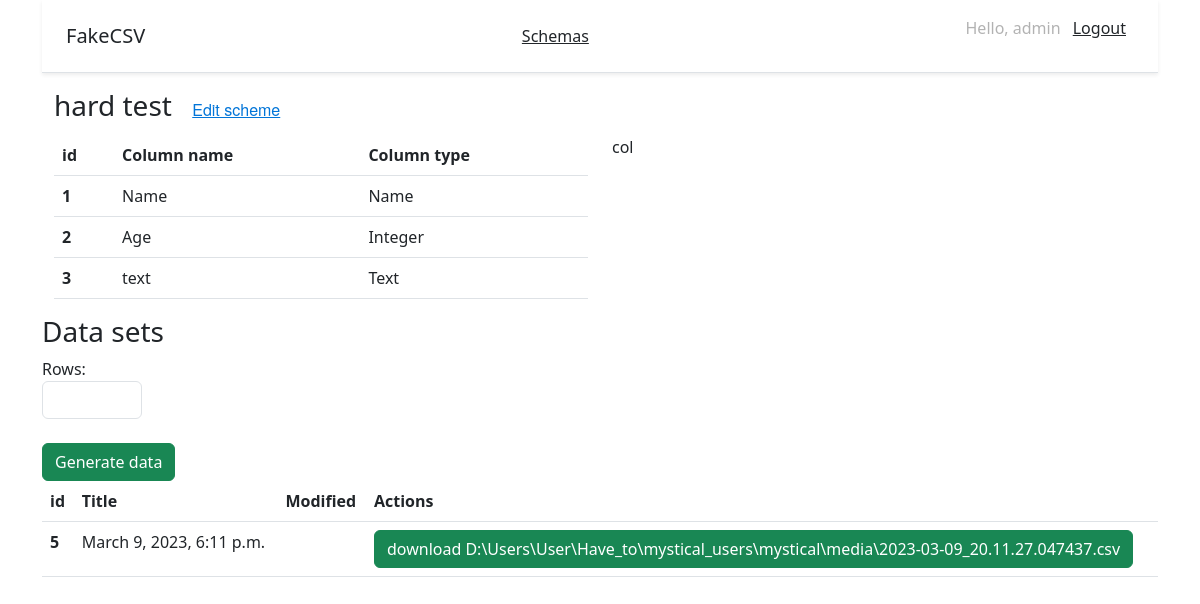
The app's page /generate_csv/2/ (signed in) with its own data.
### mystical_users/models.py (models this page shows, shortened)
class Schema(models.Model):
    title = models.CharField(max_length=100, verbose_name='Title', blank=True)
    modified = models.DateTimeField(auto_now_add=True, verbose_name='Modified')

class Column(models.Model):
    name = models.CharField(max_length=60)
    type = models.CharField(max_length=20)
    order = models.IntegerField()
    number = models.IntegerField(blank=True, null=True)
    start = models.IntegerField(blank=True, null=True)
    end = models.IntegerField(blank=True, null=True)
    schema = models.ForeignKey(Schema, on_delete=models.CASCADE, blank=True)

class File(models.Model):
    path = models.CharField(max_length=500, null=True)
    name = models.CharField(max_length=500, null=True)
    created = models.DateTimeField(auto_now_add=True, verbose_name='Created', null=True)
    file = models.FileField(null=True, upload_to='file')
    schema = models.ForeignKey(Schema, on_delete=models.CASCADE, blank=True)

### mystical_users/views.py (the view)
# urls.py: path('generate_csv/<int:schema_id>/', views.generate_csv, name='generate_csv'),
@login_required
def generate_csv(request, schema_id):
    current_columns = Column.objects.filter(schema_id=schema_id).all()
    current_schema = Schema.objects.get(pk=schema_id)
    if request.method == 'POST':
        count = int(request.POST.get('count'))
        collection = []
        for element in current_columns:
            data = []
            data.append(str(element.name))
            data.append(str(element.type))
            if str(element.type) == 'text':
                data.append(str(element.number))
            elif str(element.type) == 'Integer':
                data.append(str(element.start))
                data.append(str(element.end))
            data.append(str(element.order))
            collection.append(data)
        file_path = create_csv_file(data=collection, number=count)
        csv_name = file_path.split('\\')[-1]
        print(csv_name)
        csv = File.objects.create(path=file_path, schema=current_schema, file=file_path, name=csv_name)
        data = {'message': 'CSV data generated successfully'}
        return JsonResponse(data)
    else:
        files = File.objects.filter(schema_id=schema_id).all()
        context = {
            'files': files,
            'current_schema': current_schema,
            'current_columns': current_columns
        }
        return render(request, 'generate_csv.html', context)

### mystical_users/templates/generate_csv.html (shortened to what this page needs)
{% extends 'base.html' %}
{% block content %}
<div class="container">
  <div class="row">
    <div class="col">
        <h3>
          {{ current_schema.title }}
          <small class="text-muted"><a class="btn btn-link" href="/generate_csv/{{ current_schema.id }}" id="Edit">Edit scheme</a></small>
      </h3>
    </div>
  </div>
  <div class="row">
  <div class="col">
    <table class="table">
  <thead>
    <tr>
      <th scope="col">id</th>
      <th scope="col">Column name</th>
      <th scope="col">Column type</th>
    </tr>
  </thead>
  <tbody>
  {% for item in current_columns %}
  <tr>
     <th scope="row">{{ item.order }}</th>
     <td>{{ item.name }}</td>
     <td>{{ item.type }}</td>
  </tr>
{% endfor %}
  </tbody>
</table>
  </div>
  <div class="col">
    col
  </div>
  </div>
</div>
  <div class="row">
    <div class="col">
        <h3>Data sets</h3>
    </div>
    <div class="col">
    </div>
    <div class="col">
    </div>
    <div class="col">
    </div>
  <form id="myForm" method="post" enctype="multipart/form-data">
    <div class="col">
      Rows:
       <input type="number" class="form-control" value="start" name="count" style="width: 100px;" required>
    </div>
    <div class="col">
      <br>
      <button class="btn btn-success" type="submit">Generate data</button>
    </div>
  </form>
  </div>
<table class="table">
  <thead>
    <tr>
      <th scope="col">id</th>
      <th scope="col">Title</th>
      <th scope="col">Modified</th>
      <th scope="col">Actions</th>
    </tr>
  </thead>
  <tbody>
  {% for item in files %}
  <tr>
     <th scope="row">{{ item.id }}</th>
     <td>{{ item.created }}</td>
     <td>{{ item.modified }}</td>
      <td><a id="download-button-{{ item.id }}" class="btn btn-success">download {{ item.path }}</a></td>
  </tr>
{% endfor %}
  </tbody>
</table>
{% endblock %}

### mystical_users/templates/base.html (shortened to what this page needs)
<!doctype html>
<html lang="ru">
<head>
    <link href="https://cdn.jsdelivr.net/npm/bootstrap@5.3.0-alpha1/dist/css/bootstrap.min.css" rel="stylesheet">
    {% load static %}
    {% block extrastyle %}
    <link rel="stylesheet" href="{% static 'css/login.css' %}">
    <link rel="stylesheet" href="{% static 'css/schemas.css' %}">
    {% endblock %}
</head>
<body>
<div class="container">
  <div class="d-flex flex-column flex-md-row align-items-center justify-content-between p-3 px-md-4 mb-3 bg-white border-bottom shadow-sm">
      <div>
      <h5 class="my-0 font-weight-normal">FakeCSV</h5>
         </div>
         <div>
      <a class="p-2 text-dark" href="{% url 'schemas' %}">Schemas</a>
        </div>
    {% if request.user.is_authenticated %}
    <nav class="my-2 my-md-0" style="color: rgba(0, 0, 0, 0.3);">
      <p>Hello, {{ request.user.username }} <a class="p-2 text-dark" href="{% url 'logout' %}">Logout</a></p>
    </nav>
    {% endif %}
  </div>
</div>
    <div class="container">
        {% block content %}{% endblock %}
    </div>
</body>
</html>

### static/css/schemas.css (style rules this page uses)
#Edit { font-family: 'Helvetica Neue'; font-style: normal; font-weight: 400; font-size: 16px; line-height: 21px; color: #0275D8; }

### records on screen
Schema: title "hard test"
Column: order "1", name "Name", type "Name"
Column: order "2", name "Age", type "Integer"
Column: order "3", name "text", type "Text"
File: id "5", created "March 9, 2023, 6:11 p.m.", path "D:\\Users\\User\\Have_to\\mystical_users\\mystical\\media\\2023-03-09_20.11.27.047437.csv"

### other values on screen
{{ request.user.username }} "admin"
